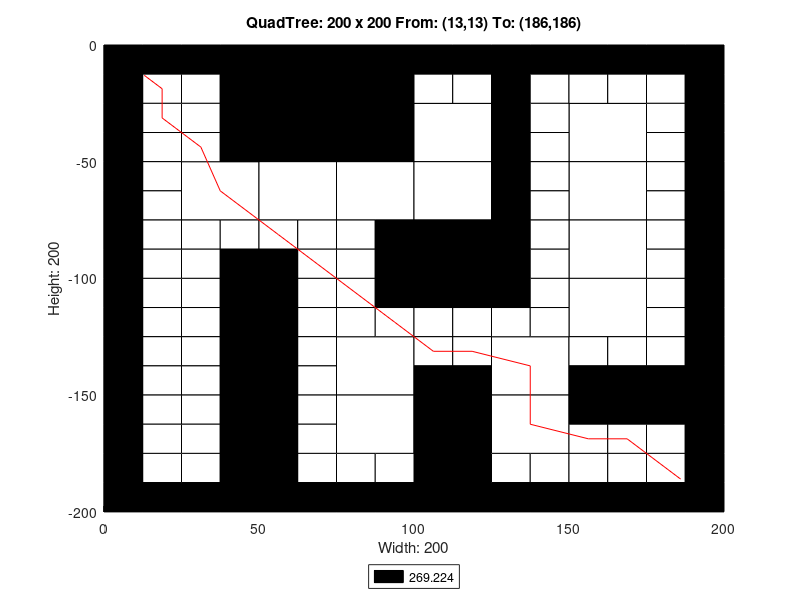

Write the MATLAB code that produced this figure.
axis([0 200 -200 0]);
title('QuadTree: 200 x 200 From: (13,13) To: (186,186)');
xlabel('Width: 200');
ylabel('Height: 200');
rectangle('Position',[50 -50 50 50], 'FaceColor',[0 0 0]);
rectangle('Position',[25 -75 25 25], 'FaceColor',[1 1 1]);
rectangle('Position',[50 -75 25 25], 'FaceColor',[1 1 1]);
rectangle('Position',[75 -75 25 25], 'FaceColor',[1 1 1]);
rectangle('Position',[100 -50 25 25], 'FaceColor',[1 1 1]);
rectangle('Position',[150 -50 25 25], 'FaceColor',[1 1 1]);
rectangle('Position',[100 -75 25 25], 'FaceColor',[1 1 1]);
rectangle('Position',[100 -100 25 25], 'FaceColor',[0 0 0]);
rectangle('Position',[150 -75 25 25], 'FaceColor',[1 1 1]);
rectangle('Position',[150 -100 25 25], 'FaceColor',[1 1 1]);
rectangle('Position',[75 -150 25 25], 'FaceColor',[1 1 1]);
rectangle('Position',[75 -175 25 25], 'FaceColor',[1 1 1]);
rectangle('Position',[125 -150 25 25], 'FaceColor',[1 1 1]);
rectangle('Position',[150 -125 25 25], 'FaceColor',[1 1 1]);
rectangle('Position',[100 -175 25 25], 'FaceColor',[0 0 0]);
rectangle('Position',[125 -175 25 25], 'FaceColor',[1 1 1]);
rectangle('Position',[100 -200 25 25], 'FaceColor',[0 0 0]);
rectangle('Position',[0 -12.5 12.5 12.5], 'FaceColor',[0 0 0]);
rectangle('Position',[12.5 -12.5 12.5 12.5], 'FaceColor',[0 0 0]);
rectangle('Position',[0 -25 12.5 12.5], 'FaceColor',[0 0 0]);
rectangle('Position',[12.5 -25 12.5 12.5], 'FaceColor',[1 1 1]);
rectangle('Position',[25 -12.5 12.5 12.5], 'FaceColor',[0 0 0]);
rectangle('Position',[37.5 -12.5 12.5 12.5], 'FaceColor',[0 0 0]);
rectangle('Position',[25 -25 12.5 12.5], 'FaceColor',[1 1 1]);
rectangle('Position',[37.5 -25 12.5 12.5], 'FaceColor',[0 0 0]);
rectangle('Position',[0 -37.5 12.5 12.5], 'FaceColor',[0 0 0]);
rectangle('Position',[12.5 -37.5 12.5 12.5], 'FaceColor',[1 1 1]);
rectangle('Position',[0 -50 12.5 12.5], 'FaceColor',[0 0 0]);
rectangle('Position',[12.5 -50 12.5 12.5], 'FaceColor',[1 1 1]);
rectangle('Position',[25 -37.5 12.5 12.5], 'FaceColor',[1 1 1]);
rectangle('Position',[37.5 -37.5 12.5 12.5], 'FaceColor',[0 0 0]);
rectangle('Position',[25 -50 12.5 12.5], 'FaceColor',[1 1 1]);
rectangle('Position',[37.5 -50 12.5 12.5], 'FaceColor',[0 0 0]);
rectangle('Position',[0 -62.5 12.5 12.5], 'FaceColor',[0 0 0]);
rectangle('Position',[12.5 -62.5 12.5 12.5], 'FaceColor',[1 1 1]);
rectangle('Position',[0 -75 12.5 12.5], 'FaceColor',[0 0 0]);
rectangle('Position',[12.5 -75 12.5 12.5], 'FaceColor',[1 1 1]);
rectangle('Position',[0 -87.5 12.5 12.5], 'FaceColor',[0 0 0]);
rectangle('Position',[12.5 -87.5 12.5 12.5], 'FaceColor',[1 1 1]);
rectangle('Position',[0 -100 12.5 12.5], 'FaceColor',[0 0 0]);
rectangle('Position',[12.5 -100 12.5 12.5], 'FaceColor',[1 1 1]);
rectangle('Position',[25 -87.5 12.5 12.5], 'FaceColor',[1 1 1]);
rectangle('Position',[37.5 -87.5 12.5 12.5], 'FaceColor',[1 1 1]);
rectangle('Position',[25 -100 12.5 12.5], 'FaceColor',[1 1 1]);
rectangle('Position',[37.5 -100 12.5 12.5], 'FaceColor',[0 0 0]);
rectangle('Position',[50 -87.5 12.5 12.5], 'FaceColor',[1 1 1]);
rectangle('Position',[62.5 -87.5 12.5 12.5], 'FaceColor',[1 1 1]);
rectangle('Position',[50 -100 12.5 12.5], 'FaceColor',[0 0 0]);
rectangle('Position',[62.5 -100 12.5 12.5], 'FaceColor',[1 1 1]);
rectangle('Position',[75 -87.5 12.5 12.5], 'FaceColor',[1 1 1]);
rectangle('Position',[87.5 -87.5 12.5 12.5], 'FaceColor',[0 0 0]);
rectangle('Position',[75 -100 12.5 12.5], 'FaceColor',[1 1 1]);
rectangle('Position',[87.5 -100 12.5 12.5], 'FaceColor',[0 0 0]);
rectangle('Position',[100 -12.5 12.5 12.5], 'FaceColor',[0 0 0]);
rectangle('Position',[112.5 -12.5 12.5 12.5], 'FaceColor',[0 0 0]);
rectangle('Position',[100 -25 12.5 12.5], 'FaceColor',[1 1 1]);
rectangle('Position',[112.5 -25 12.5 12.5], 'FaceColor',[1 1 1]);
rectangle('Position',[125 -12.5 12.5 12.5], 'FaceColor',[0 0 0]);
rectangle('Position',[137.5 -12.5 12.5 12.5], 'FaceColor',[0 0 0]);
rectangle('Position',[125 -25 12.5 12.5], 'FaceColor',[0 0 0]);
rectangle('Position',[137.5 -25 12.5 12.5], 'FaceColor',[1 1 1]);
rectangle('Position',[125 -37.5 12.5 12.5], 'FaceColor',[0 0 0]);
rectangle('Position',[137.5 -37.5 12.5 12.5], 'FaceColor',[1 1 1]);
rectangle('Position',[125 -50 12.5 12.5], 'FaceColor',[0 0 0]);
rectangle('Position',[137.5 -50 12.5 12.5], 'FaceColor',[1 1 1]);
rectangle('Position',[150 -12.5 12.5 12.5], 'FaceColor',[0 0 0]);
rectangle('Position',[162.5 -12.5 12.5 12.5], 'FaceColor',[0 0 0]);
rectangle('Position',[150 -25 12.5 12.5], 'FaceColor',[1 1 1]);
rectangle('Position',[162.5 -25 12.5 12.5], 'FaceColor',[1 1 1]);
rectangle('Position',[175 -12.5 12.5 12.5], 'FaceColor',[0 0 0]);
rectangle('Position',[187.5 -12.5 12.5 12.5], 'FaceColor',[0 0 0]);
rectangle('Position',[175 -25 12.5 12.5], 'FaceColor',[1 1 1]);
rectangle('Position',[187.5 -25 12.5 12.5], 'FaceColor',[0 0 0]);
rectangle('Position',[175 -37.5 12.5 12.5], 'FaceColor',[1 1 1]);
rectangle('Position',[187.5 -37.5 12.5 12.5], 'FaceColor',[0 0 0]);
rectangle('Position',[175 -50 12.5 12.5], 'FaceColor',[1 1 1]);
rectangle('Position',[187.5 -50 12.5 12.5], 'FaceColor',[0 0 0]);
rectangle('Position',[125 -62.5 12.5 12.5], 'FaceColor',[0 0 0]);
rectangle('Position',[137.5 -62.5 12.5 12.5], 'FaceColor',[1 1 1]);
rectangle('Position',[125 -75 12.5 12.5], 'FaceColor',[0 0 0]);
rectangle('Position',[137.5 -75 12.5 12.5], 'FaceColor',[1 1 1]);
rectangle('Position',[125 -87.5 12.5 12.5], 'FaceColor',[0 0 0]);
rectangle('Position',[137.5 -87.5 12.5 12.5], 'FaceColor',[1 1 1]);
rectangle('Position',[125 -100 12.5 12.5], 'FaceColor',[0 0 0]);
rectangle('Position',[137.5 -100 12.5 12.5], 'FaceColor',[1 1 1]);
rectangle('Position',[175 -62.5 12.5 12.5], 'FaceColor',[1 1 1]);
rectangle('Position',[187.5 -62.5 12.5 12.5], 'FaceColor',[0 0 0]);
rectangle('Position',[175 -75 12.5 12.5], 'FaceColor',[1 1 1]);
rectangle('Position',[187.5 -75 12.5 12.5], 'FaceColor',[0 0 0]);
rectangle('Position',[175 -87.5 12.5 12.5], 'FaceColor',[1 1 1]);
rectangle('Position',[187.5 -87.5 12.5 12.5], 'FaceColor',[0 0 0]);
rectangle('Position',[175 -100 12.5 12.5], 'FaceColor',[1 1 1]);
rectangle('Position',[187.5 -100 12.5 12.5], 'FaceColor',[0 0 0]);
rectangle('Position',[0 -112.5 12.5 12.5], 'FaceColor',[0 0 0]);
rectangle('Position',[12.5 -112.5 12.5 12.5], 'FaceColor',[1 1 1]);
rectangle('Position',[0 -125 12.5 12.5], 'FaceColor',[0 0 0]);
rectangle('Position',[12.5 -125 12.5 12.5], 'FaceColor',[1 1 1]);
rectangle('Position',[25 -112.5 12.5 12.5], 'FaceColor',[1 1 1]);
rectangle('Position',[37.5 -112.5 12.5 12.5], 'FaceColor',[0 0 0]);
rectangle('Position',[25 -125 12.5 12.5], 'FaceColor',[1 1 1]);
rectangle('Position',[37.5 -125 12.5 12.5], 'FaceColor',[0 0 0]);
rectangle('Position',[0 -137.5 12.5 12.5], 'FaceColor',[0 0 0]);
rectangle('Position',[12.5 -137.5 12.5 12.5], 'FaceColor',[1 1 1]);
rectangle('Position',[0 -150 12.5 12.5], 'FaceColor',[0 0 0]);
rectangle('Position',[12.5 -150 12.5 12.5], 'FaceColor',[1 1 1]);
rectangle('Position',[25 -137.5 12.5 12.5], 'FaceColor',[1 1 1]);
rectangle('Position',[37.5 -137.5 12.5 12.5], 'FaceColor',[0 0 0]);
rectangle('Position',[25 -150 12.5 12.5], 'FaceColor',[1 1 1]);
rectangle('Position',[37.5 -150 12.5 12.5], 'FaceColor',[0 0 0]);
rectangle('Position',[50 -112.5 12.5 12.5], 'FaceColor',[0 0 0]);
rectangle('Position',[62.5 -112.5 12.5 12.5], 'FaceColor',[1 1 1]);
rectangle('Position',[50 -125 12.5 12.5], 'FaceColor',[0 0 0]);
rectangle('Position',[62.5 -125 12.5 12.5], 'FaceColor',[1 1 1]);
rectangle('Position',[75 -112.5 12.5 12.5], 'FaceColor',[1 1 1]);
rectangle('Position',[87.5 -112.5 12.5 12.5], 'FaceColor',[0 0 0]);
rectangle('Position',[75 -125 12.5 12.5], 'FaceColor',[1 1 1]);
rectangle('Position',[87.5 -125 12.5 12.5], 'FaceColor',[1 1 1]);
rectangle('Position',[50 -137.5 12.5 12.5], 'FaceColor',[0 0 0]);
rectangle('Position',[62.5 -137.5 12.5 12.5], 'FaceColor',[1 1 1]);
rectangle('Position',[50 -150 12.5 12.5], 'FaceColor',[0 0 0]);
rectangle('Position',[62.5 -150 12.5 12.5], 'FaceColor',[1 1 1]);
rectangle('Position',[0 -162.5 12.5 12.5], 'FaceColor',[0 0 0]);
rectangle('Position',[12.5 -162.5 12.5 12.5], 'FaceColor',[1 1 1]);
rectangle('Position',[0 -175 12.5 12.5], 'FaceColor',[0 0 0]);
rectangle('Position',[12.5 -175 12.5 12.5], 'FaceColor',[1 1 1]);
rectangle('Position',[25 -162.5 12.5 12.5], 'FaceColor',[1 1 1]);
rectangle('Position',[37.5 -162.5 12.5 12.5], 'FaceColor',[0 0 0]);
rectangle('Position',[25 -175 12.5 12.5], 'FaceColor',[1 1 1]);
rectangle('Position',[37.5 -175 12.5 12.5], 'FaceColor',[0 0 0]);
rectangle('Position',[0 -187.5 12.5 12.5], 'FaceColor',[0 0 0]);
rectangle('Position',[12.5 -187.5 12.5 12.5], 'FaceColor',[1 1 1]);
rectangle('Position',[0 -200 12.5 12.5], 'FaceColor',[0 0 0]);
rectangle('Position',[12.5 -200 12.5 12.5], 'FaceColor',[0 0 0]);
rectangle('Position',[25 -187.5 12.5 12.5], 'FaceColor',[1 1 1]);
rectangle('Position',[37.5 -187.5 12.5 12.5], 'FaceColor',[0 0 0]);
rectangle('Position',[25 -200 12.5 12.5], 'FaceColor',[0 0 0]);
rectangle('Position',[37.5 -200 12.5 12.5], 'FaceColor',[0 0 0]);
rectangle('Position',[50 -162.5 12.5 12.5], 'FaceColor',[0 0 0]);
rectangle('Position',[62.5 -162.5 12.5 12.5], 'FaceColor',[1 1 1]);
rectangle('Position',[50 -175 12.5 12.5], 'FaceColor',[0 0 0]);
rectangle('Position',[62.5 -175 12.5 12.5], 'FaceColor',[1 1 1]);
rectangle('Position',[50 -187.5 12.5 12.5], 'FaceColor',[0 0 0]);
rectangle('Position',[62.5 -187.5 12.5 12.5], 'FaceColor',[1 1 1]);
rectangle('Position',[50 -200 12.5 12.5], 'FaceColor',[0 0 0]);
rectangle('Position',[62.5 -200 12.5 12.5], 'FaceColor',[0 0 0]);
rectangle('Position',[75 -187.5 12.5 12.5], 'FaceColor',[1 1 1]);
rectangle('Position',[87.5 -187.5 12.5 12.5], 'FaceColor',[1 1 1]);
rectangle('Position',[75 -200 12.5 12.5], 'FaceColor',[0 0 0]);
rectangle('Position',[87.5 -200 12.5 12.5], 'FaceColor',[0 0 0]);
rectangle('Position',[100 -112.5 12.5 12.5], 'FaceColor',[0 0 0]);
rectangle('Position',[112.5 -112.5 12.5 12.5], 'FaceColor',[0 0 0]);
rectangle('Position',[100 -125 12.5 12.5], 'FaceColor',[1 1 1]);
rectangle('Position',[112.5 -125 12.5 12.5], 'FaceColor',[1 1 1]);
rectangle('Position',[125 -112.5 12.5 12.5], 'FaceColor',[0 0 0]);
rectangle('Position',[137.5 -112.5 12.5 12.5], 'FaceColor',[1 1 1]);
rectangle('Position',[125 -125 12.5 12.5], 'FaceColor',[1 1 1]);
rectangle('Position',[137.5 -125 12.5 12.5], 'FaceColor',[1 1 1]);
rectangle('Position',[100 -137.5 12.5 12.5], 'FaceColor',[1 1 1]);
rectangle('Position',[112.5 -137.5 12.5 12.5], 'FaceColor',[1 1 1]);
rectangle('Position',[100 -150 12.5 12.5], 'FaceColor',[0 0 0]);
rectangle('Position',[112.5 -150 12.5 12.5], 'FaceColor',[0 0 0]);
rectangle('Position',[175 -112.5 12.5 12.5], 'FaceColor',[1 1 1]);
rectangle('Position',[187.5 -112.5 12.5 12.5], 'FaceColor',[0 0 0]);
rectangle('Position',[175 -125 12.5 12.5], 'FaceColor',[1 1 1]);
rectangle('Position',[187.5 -125 12.5 12.5], 'FaceColor',[0 0 0]);
rectangle('Position',[150 -137.5 12.5 12.5], 'FaceColor',[1 1 1]);
rectangle('Position',[162.5 -137.5 12.5 12.5], 'FaceColor',[1 1 1]);
rectangle('Position',[150 -150 12.5 12.5], 'FaceColor',[0 0 0]);
rectangle('Position',[162.5 -150 12.5 12.5], 'FaceColor',[0 0 0]);
rectangle('Position',[175 -137.5 12.5 12.5], 'FaceColor',[1 1 1]);
rectangle('Position',[187.5 -137.5 12.5 12.5], 'FaceColor',[0 0 0]);
rectangle('Position',[175 -150 12.5 12.5], 'FaceColor',[0 0 0]);
rectangle('Position',[187.5 -150 12.5 12.5], 'FaceColor',[0 0 0]);
rectangle('Position',[125 -187.5 12.5 12.5], 'FaceColor',[1 1 1]);
rectangle('Position',[137.5 -187.5 12.5 12.5], 'FaceColor',[1 1 1]);
rectangle('Position',[125 -200 12.5 12.5], 'FaceColor',[0 0 0]);
rectangle('Position',[137.5 -200 12.5 12.5], 'FaceColor',[0 0 0]);
rectangle('Position',[150 -162.5 12.5 12.5], 'FaceColor',[0 0 0]);
rectangle('Position',[162.5 -162.5 12.5 12.5], 'FaceColor',[0 0 0]);
rectangle('Position',[150 -175 12.5 12.5], 'FaceColor',[1 1 1]);
rectangle('Position',[162.5 -175 12.5 12.5], 'FaceColor',[1 1 1]);
rectangle('Position',[175 -162.5 12.5 12.5], 'FaceColor',[0 0 0]);
rectangle('Position',[187.5 -162.5 12.5 12.5], 'FaceColor',[0 0 0]);
rectangle('Position',[175 -175 12.5 12.5], 'FaceColor',[1 1 1]);
rectangle('Position',[187.5 -175 12.5 12.5], 'FaceColor',[0 0 0]);
rectangle('Position',[150 -187.5 12.5 12.5], 'FaceColor',[1 1 1]);
rectangle('Position',[162.5 -187.5 12.5 12.5], 'FaceColor',[1 1 1]);
rectangle('Position',[150 -200 12.5 12.5], 'FaceColor',[0 0 0]);
rectangle('Position',[162.5 -200 12.5 12.5], 'FaceColor',[0 0 0]);
rectangle('Position',[175 -187.5 12.5 12.5], 'FaceColor',[1 1 1]);
rectangle('Position',[187.5 -187.5 12.5 12.5], 'FaceColor',[0 0 0]);
rectangle('Position',[175 -200 12.5 12.5], 'FaceColor',[0 0 0]);
rectangle('Position',[187.5 -200 12.5 12.5], 'FaceColor',[0 0 0]);
X=[186,181.25,168.75,156.25,137.5,137.5,118.75,106.25,93.75,81.25,68.75,56.25,37.5,31.25,18.75,18.75,13];
Y=[-186,-181.25,-168.75,-168.75,-162.5,-137.5,-131.25,-131.25,-118.75,-106.25,-93.75,-81.25,-62.5,-43.75,-31.25,-18.75,-13];
hold on;
plot(X,Y,'r');
legend('269.224','Location','southoutside');
